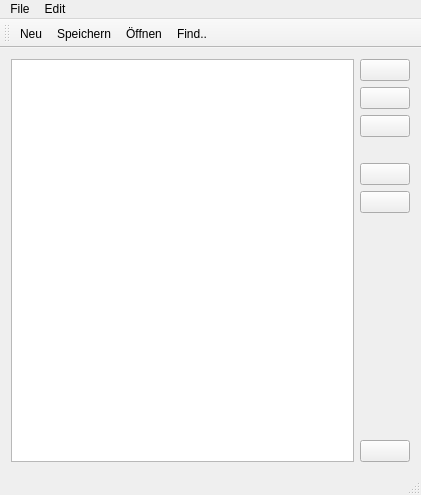
<?xml version="1.0" encoding="UTF-8"?>
<ui version="4.0">
 <class>MainWindow</class>
 <widget class="QMainWindow" name="MainWindow">
  <property name="geometry">
   <rect>
    <x>0</x>
    <y>0</y>
    <width>421</width>
    <height>495</height>
   </rect>
  </property>
  <property name="tabShape">
   <enum>QTabWidget::Rounded</enum>
  </property>
  <widget class="QWidget" name="centralWidget">
   <layout class="QHBoxLayout" name="horizontalLayout">
    <item>
     <widget class="QListWidget" name="listWidget"/>
    </item>
    <item>
     <layout class="QVBoxLayout" name="verticalLayout">
      <item>
       <layout class="QVBoxLayout" name="verticalLayout_3">
        <item>
         <widget class="QPushButton" name="add_pushButton">
          <property name="sizePolicy">
           <sizepolicy hsizetype="Minimum" vsizetype="Fixed">
            <horstretch>0</horstretch>
            <verstretch>0</verstretch>
           </sizepolicy>
          </property>
          <property name="minimumSize">
           <size>
            <width>40</width>
            <height>0</height>
           </size>
          </property>
          <property name="styleSheet">
           <string notr="true"/>
          </property>
          <property name="icon">
           <iconset resource="myres.qrc">
            <normaloff>:/icons/icons/thin-0001_compose_write_pencil_new.png</normaloff>:/icons/icons/thin-0001_compose_write_pencil_new.png</iconset>
          </property>
          <property name="iconSize">
           <size>
            <width>20</width>
            <height>20</height>
           </size>
          </property>
          <property name="shortcut">
           <string>+</string>
          </property>
          <property name="autoDefault">
           <bool>false</bool>
          </property>
          <property name="default">
           <bool>false</bool>
          </property>
          <property name="flat">
           <bool>false</bool>
          </property>
         </widget>
        </item>
        <item>
         <widget class="QPushButton" name="edit_pushButton">
          <property name="minimumSize">
           <size>
            <width>40</width>
            <height>0</height>
           </size>
          </property>
          <property name="styleSheet">
           <string notr="true"/>
          </property>
          <property name="icon">
           <iconset resource="myres.qrc">
            <normaloff>:/icons/icons/thin-0002_write_pencil_new_edit.png</normaloff>:/icons/icons/thin-0002_write_pencil_new_edit.png</iconset>
          </property>
          <property name="shortcut">
           <string>Return</string>
          </property>
         </widget>
        </item>
        <item>
         <widget class="QPushButton" name="delete_pushButton">
          <property name="minimumSize">
           <size>
            <width>40</width>
            <height>0</height>
           </size>
          </property>
          <property name="styleSheet">
           <string notr="true"/>
          </property>
          <property name="icon">
           <iconset resource="myres.qrc">
            <normaloff>:/icons/icons/thin-0056_bin_trash_recycle_delete_garbage_empty.png</normaloff>:/icons/icons/thin-0056_bin_trash_recycle_delete_garbage_empty.png</iconset>
          </property>
          <property name="shortcut">
           <string>Del</string>
          </property>
         </widget>
        </item>
       </layout>
      </item>
      <item>
       <spacer name="verticalSpacer">
        <property name="orientation">
         <enum>Qt::Vertical</enum>
        </property>
        <property name="sizeType">
         <enum>QSizePolicy::Minimum</enum>
        </property>
        <property name="sizeHint" stdset="0">
         <size>
          <width>20</width>
          <height>20</height>
         </size>
        </property>
       </spacer>
      </item>
      <item>
       <layout class="QVBoxLayout" name="verticalLayout_2">
        <item>
         <widget class="QPushButton" name="pushButton_3">
          <property name="minimumSize">
           <size>
            <width>50</width>
            <height>0</height>
           </size>
          </property>
          <property name="styleSheet">
           <string notr="true"/>
          </property>
          <property name="icon">
           <iconset resource="myres.qrc">
            <normaloff>:/icons/icons/thin-0041_filter_funnel.png</normaloff>:/icons/icons/thin-0041_filter_funnel.png</iconset>
          </property>
          <property name="checkable">
           <bool>false</bool>
          </property>
         </widget>
        </item>
        <item>
         <widget class="QPushButton" name="pushButton_2">
          <property name="minimumSize">
           <size>
            <width>50</width>
            <height>0</height>
           </size>
          </property>
          <property name="styleSheet">
           <string notr="true"/>
          </property>
          <property name="icon">
           <iconset resource="myres.qrc">
            <normaloff>:/icons/icons/thin-0572_down.png</normaloff>:/icons/icons/thin-0572_down.png</iconset>
          </property>
          <property name="checkable">
           <bool>false</bool>
          </property>
          <property name="flat">
           <bool>false</bool>
          </property>
         </widget>
        </item>
        <item>
         <spacer name="verticalSpacer_2">
          <property name="orientation">
           <enum>Qt::Vertical</enum>
          </property>
          <property name="sizeHint" stdset="0">
           <size>
            <width>20</width>
            <height>40</height>
           </size>
          </property>
         </spacer>
        </item>
        <item>
         <widget class="QPushButton" name="pushButton">
          <property name="minimumSize">
           <size>
            <width>50</width>
            <height>0</height>
           </size>
          </property>
          <property name="styleSheet">
           <string notr="true"/>
          </property>
          <property name="icon">
           <iconset resource="myres.qrc">
            <normaloff>:/icons/icons/thin-0021_calendar_month_day_planner.png</normaloff>:/icons/icons/thin-0021_calendar_month_day_planner.png</iconset>
          </property>
          <property name="shortcut">
           <string>Ctrl+K</string>
          </property>
         </widget>
        </item>
       </layout>
      </item>
     </layout>
    </item>
   </layout>
  </widget>
  <widget class="QStatusBar" name="statusBar"/>
  <widget class="QToolBar" name="toolBar">
   <property name="windowTitle">
    <string>toolBar</string>
   </property>
   <attribute name="toolBarArea">
    <enum>TopToolBarArea</enum>
   </attribute>
   <attribute name="toolBarBreak">
    <bool>false</bool>
   </attribute>
   <addaction name="actionNew"/>
   <addaction name="actionSave"/>
   <addaction name="actionOpen"/>
   <addaction name="actionFind"/>
  </widget>
  <widget class="QMenuBar" name="menuBar">
   <property name="geometry">
    <rect>
     <x>0</x>
     <y>0</y>
     <width>421</width>
     <height>22</height>
    </rect>
   </property>
   <widget class="QMenu" name="menuFile">
    <property name="title">
     <string>File</string>
    </property>
    <addaction name="actionNew"/>
    <addaction name="actionOpen"/>
    <addaction name="actionSave"/>
    <addaction name="actionSave_as"/>
   </widget>
   <widget class="QMenu" name="menuEdit">
    <property name="title">
     <string>Edit</string>
    </property>
    <addaction name="actionFind"/>
   </widget>
   <addaction name="menuFile"/>
   <addaction name="menuEdit"/>
  </widget>
  <action name="actionSave">
   <property name="icon">
    <iconset resource="myres.qrc">
     <normaloff>:/icons/icons/thin-0336_disc_floppy_save_software.png</normaloff>:/icons/icons/thin-0336_disc_floppy_save_software.png</iconset>
   </property>
   <property name="text">
    <string>Speichern</string>
   </property>
   <property name="shortcut">
    <string>Ctrl+S</string>
   </property>
  </action>
  <action name="actionOpen">
   <property name="checkable">
    <bool>false</bool>
   </property>
   <property name="checked">
    <bool>false</bool>
   </property>
   <property name="icon">
    <iconset resource="myres.qrc">
     <normaloff>:/icons/icons/thin-0110_folder.png</normaloff>:/icons/icons/thin-0110_folder.png</iconset>
   </property>
   <property name="text">
    <string>Öffnen</string>
   </property>
   <property name="shortcut">
    <string>Ctrl+O</string>
   </property>
  </action>
  <action name="actionNew">
   <property name="enabled">
    <bool>true</bool>
   </property>
   <property name="icon">
    <iconset resource="myres.qrc">
     <normaloff>:/icons/icons/thin-0071_document_file_paper.png</normaloff>:/icons/icons/thin-0071_document_file_paper.png</iconset>
   </property>
   <property name="text">
    <string>Neu</string>
   </property>
   <property name="shortcut">
    <string>Ctrl+N</string>
   </property>
  </action>
  <action name="actionFind">
   <property name="icon">
    <iconset resource="myres.qrc">
     <normaloff>:/icons/icons/thin-0085_file_search_find_replace_zoom_view.png</normaloff>:/icons/icons/thin-0085_file_search_find_replace_zoom_view.png</iconset>
   </property>
   <property name="text">
    <string>Find..</string>
   </property>
   <property name="shortcut">
    <string>Ctrl+F</string>
   </property>
  </action>
  <action name="actionSave_as">
   <property name="text">
    <string>Speichern unter..</string>
   </property>
  </action>
 </widget>
 <layoutdefault spacing="6" margin="11"/>
 <resources>
  <include location="myres.qrc"/>
 </resources>
 <connections/>
</ui>
